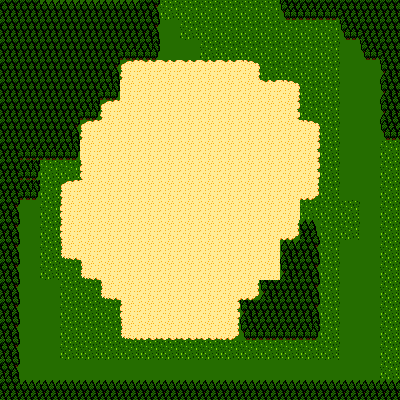

A 2D game scene composited from a Tiled map and its tileset images. What follows is a short description and the map's XML, with each tile layer's data collapsed to a summary:
An orthogonal 20x20 tile map with 20x20 px tiles, 3 tile layers (interagir, bloquer, Marcher).

<map version="1.2" tiledversion="1.2.3" orientation="orthogonal" renderorder="right-down" width="20" height="20" tilewidth="20" tileheight="20" infinite="0" nextlayerid="4" nextobjectid="1">
 <tileset firstgid="1" source="TS01_worldmap2.tsx" />
 <layer id="3" name="interagir" width="20" height="20">
  <data>[400 cells, 141 non-empty, 1 distinct tile ids]</data>
 </layer>
 <layer id="1" name="bloquer" width="20" height="20">
  <data>[400 cells, 113 non-empty, 9 distinct tile ids]</data>
 </layer>
 <layer id="2" name="Marcher" width="20" height="20">
  <data>[400 cells, 287 non-empty, 11 distinct tile ids]</data>
 </layer>
</map>
